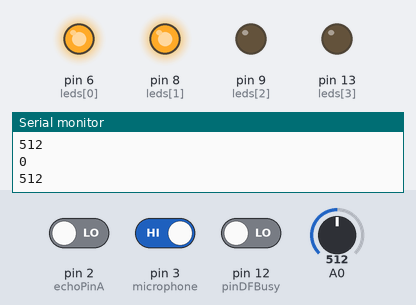
This sketch was run on a simulated Arduino Uno, built with avr-gcc and run on an emulated ATmega328P. On the bench: output pins drawn as LEDs (lit = HIGH), the last lines printed to the serial monitor. Wiring (inferred from the names in the program): ultrasonic range finder: trigger pin 7; echo pin 2. Dashed ring = blinking. The inputs (shaded band) are chosen by the test bench; at power-on: pin 3 (microphone) HIGH, pin 12 (pinDFBusy) LOW, pin 2 (echoPinA) LOW, A0 = 512. Random numbers use the default seed unless the sketch sets one; the audio player accepts every command and is not drawn.

Above: at 1.7 s.
1.8 s: pin 3 (microphone) driven LOW
At 2.9 s:
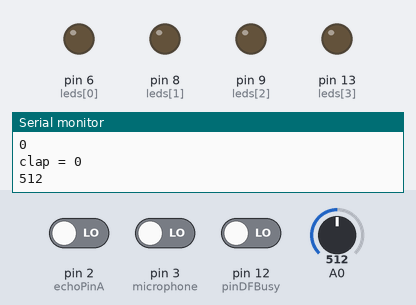
At 4.7 s:
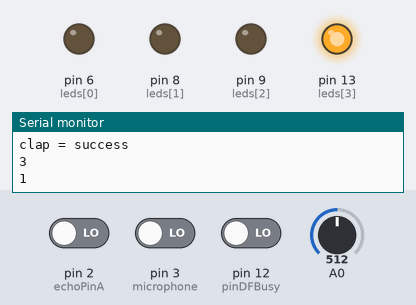
5.0 s: pin 12 (pinDFBusy) driven HIGH
At 8.8 s:
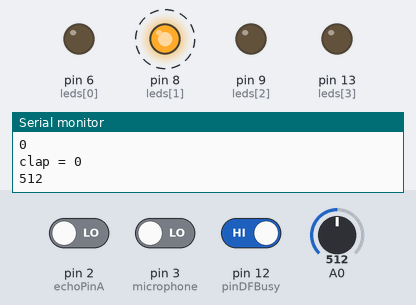
9.2 s: pin 12 (pinDFBusy) driven LOW
Timing chart, 0 to 12.6 s (numbered marks = the images above; inputs shaded):
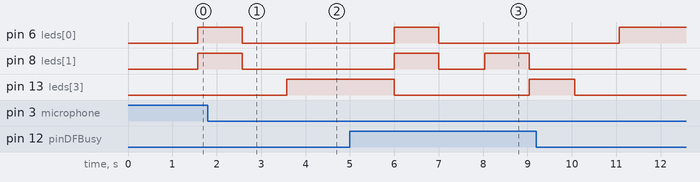

The sketch:

Project_code.ino
```cpp
#include "Arduino.h"
#include "SoftwareSerial.h"
#include "DFRobotDFPlayerMini.h"
#include <MedianFilter.h>

MedianFilter ultrasonic_distance(7, 0);

SoftwareSerial mySoftwareSerial(10, 11); // RX, TX
DFRobotDFPlayerMini myDFPlayer;
void printDetail(uint8_t type, int value);
int files = 0;

volatile unsigned long LastPulseTimeA;
int durationA;
int distance;
#define trigPinA 7
#define echoPinA 2
#define microphone 3
#define pinDFBusy 12
int clap = 0;
long detection_range_start = 0;
long detection_range = 0;
int status_microphone = 1; // normally HIGH, LOW when there is a signal / clap
boolean clap_status = false;
boolean status_lights = false;
unsigned long sonar_time = 0;
unsigned long currentMillis = 0;
unsigned long previousMillis = 0;
long randNumber;
int result;
int ultrasonic_flag = 0;

unsigned long previousMillis1 = 0;  // will store last time LED was updated
unsigned long previousMillis2 = 0;  // will store last time LED was updated
int interval1 = 0;  // interval at which to blink (milliseconds)
int interval2 = 0;
int leds[4] = {6, 8, 9, 13};

int trig=2;
int echo=7;

long timeInMicro;
long distanceInCm;

void setup() {
  Serial.begin(9600);
  pinMode(2, OUTPUT);
  pinMode(7, INPUT);
  for (int jj = 0; jj < sizeof(leds) / sizeof(int); jj++) {
    pinMode(leds[jj], OUTPUT);
    delay(10);
  }

  pinMode(microphone, INPUT);
  pinMode(trigPinA, OUTPUT);
  pinMode(echoPinA, INPUT);
  pinMode(13, OUTPUT);
  pinMode(pinDFBusy, INPUT);
  randomSeed(analogRead(0));
  Serial.begin(115200);
  currentMillis = millis();
  previousMillis = currentMillis;
  attachInterrupt(digitalPinToInterrupt(echoPinA), EchoPinA_ISR, CHANGE);

  mySoftwareSerial.begin(9600);

  Serial.println();
  Serial.println(F("DFRobot DFPlayer Mini Demo"));
  Serial.println(F("Initializing DFPlayer ... (May take 3~5 seconds)"));
  if (!myDFPlayer.begin(mySoftwareSerial)) {
    Serial.println(F("Unable to begin:"));
    Serial.println(F("1.Please recheck the connection!"));
    Serial.println(F("2.Please insert the SD card!"));
    while (true);
  }
  Serial.println(F("DFPlayer Mini online."));

  myDFPlayer.setTimeOut(500);
  myDFPlayer.volume(30);
  myDFPlayer.EQ(DFPLAYER_EQ_NORMAL);
  myDFPlayer.EQ(DFPLAYER_EQ_POP);
  myDFPlayer.EQ(DFPLAYER_EQ_ROCK);
  myDFPlayer.EQ(DFPLAYER_EQ_JAZZ);
  myDFPlayer.EQ(DFPLAYER_EQ_CLASSIC);
  myDFPlayer.EQ(DFPLAYER_EQ_BASS);

  myDFPlayer.outputDevice(DFPLAYER_DEVICE_SD);

  Serial.println(myDFPlayer.readState());
  Serial.println(myDFPlayer.readVolume());
  Serial.println(myDFPlayer.readEQ());
  Serial.println(myDFPlayer.readFileCounts());
}

void loop() {
   // read the input on analog pin 0:
  int sensorValue = analogRead(A0);
  // print out the value you read:
  Serial.println(sensorValue);
  digitalWrite(trig, LOW);
  delayMicroseconds(2);
  digitalWrite(trig, HIGH);
  delayMicroseconds(10);
  digitalWrite(trig, LOW);

  timeInMicro = pulseIn(echo, HIGH);
  distanceInCm = ((timeInMicro / 29) / 2);

  Serial.println(distanceInCm);

  for (int i = 0; i < sizeof(leds) / sizeof(int); i++) {
    digitalWrite(leds[i], HIGH);
    delayMicroseconds(300);
    digitalWrite(leds[i], LOW);
  }

  unsigned long currentMillis = millis();

  if (currentMillis - previousMillis >= 1000) {
    previousMillis = currentMillis;

    // Add the following code for LED blinking at random intervals
    // For LED at Pin 4
    if (currentMillis - previousMillis1 >= interval1) {
      previousMillis1 = currentMillis;
      interval1 = random(1000, 5000);
      digitalWrite(leds[0], !digitalRead(leds[0]));
    }

    // For LED at Pin 6
    if (currentMillis - previousMillis2 >= interval2) {
      previousMillis2 = currentMillis;
      interval2 = random(1000, 5000);
      digitalWrite(leds[1], !digitalRead(leds[1]));
    }
  }

  microphone_check();
  currentMillis = millis();

  if (currentMillis - previousMillis >= 50) {
    digitalWrite(trigPinA, LOW);
    delayMicroseconds(2);
    digitalWrite(trigPinA, HIGH);
    delayMicroseconds(10);
    digitalWrite(trigPinA, LOW);
    previousMillis = currentMillis;
    Serial.print("Ping: ");
    Serial.print(LastPulseTimeA);
    Serial.print('\t');
    distance = LastPulseTimeA / 2 / 29.1;
    ultrasonic_distance.in(distance);
    result = ultrasonic_distance.out();
    Serial.println(distance);
    Serial.print(result);
    Serial.println("cm");

    if (ultrasonic_flag == 0) {
      if (result > 1 && result < 12) {
        randNumber = random(1, 5);
        Serial.println(randNumber);
        myDFPlayer.playLargeFolder(1, randNumber);
        Serial.println(myDFPlayer.readCurrentFileNumber());
        do {
          // do nothing while busy
        } while (digitalRead(pinDFBusy) == LOW);
        ultrasonic_flag = 1;
      }
      if (result > 200 && result < 250) {
        myDFPlayer.playLargeFolder(2, 1);
        Serial.println(myDFPlayer.readCurrentFileNumber());
        do {
          // do nothing while busy
        } while (digitalRead(pinDFBusy) == LOW);
        ultrasonic_flag = 1;
      }
    }
    if (ultrasonic_flag > 0) {
      ultrasonic_flag++;
      Serial.println("ultrasonic_flag++");
    }

    if (ultrasonic_flag == 15) {
      ultrasonic_flag = 0;
      Serial.println("ultrasonic_flag = 0");
    }
  }

  if (clap_status == true) {
    clap_status = false;
    randNumber = random(1, 5);
    Serial.println(randNumber);
    myDFPlayer.playLargeFolder(1, randNumber);
    Serial.println(myDFPlayer.readCurrentFileNumber());
    do {
      // Serial.println("low");
    } while (digitalRead(pinDFBusy) == LOW);
  }

  if (myDFPlayer.available()) {
    printDetail(myDFPlayer.readType(), myDFPlayer.read());
  }
}

void EchoPinA_ISR() {
  static unsigned long startTimeA;

  if (digitalRead(2))
    startTimeA = micros();
  else
    LastPulseTimeA = micros() - startTimeA;
}

void microphone_check() {
  status_microphone = digitalRead(microphone);
  if (status_microphone == 0) {
    if (clap == 0) {
      Serial.println("clap = 0");
      detection_range_start = detection_range = millis();
      clap++;
    } else if (clap > 0 && millis() - detection_range >= 100) {
      Serial.println(clap);
      Serial.println("clap > 0 && millis >50");
      detection_range = millis();
      clap++;
    }
  }
  if (millis() - detection_range_start >= 350) {
    if (clap == 2) {
      clap_status = true;
      Serial.println("clap = success");
      if (!status_lights) {
        status_lights = true;
        digitalWrite(13, HIGH);
      } else if (status_lights) {
        status_lights = false;
        digitalWrite(13, LOW);
      }
    }
    clap = 0;
  }
}

void printDetail(uint8_t type, int value) {
  switch (type) {
    case TimeOut:
      Serial.println(F("Time Out!"));
      break;
    case WrongStack:
      Serial.println(F("Stack Wrong!"));
      break;
    case DFPlayerCardInserted:
      Serial.println(F("Card Inserted!"));
      break;
    case DFPlayerCardRemoved:
      Serial.println(F("Card Removed!"));
      break;
    case DFPlayerCardOnline:
      Serial.println(F("Card Online!"));
      break;
    case DFPlayerUSBInserted:
      Serial.println("USB Inserted!");
      break;
    case DFPlayerUSBRemoved:
      Serial.println("USB Removed!");
      break;
    case DFPlayerPlayFinished:
      Serial.print(F("Number:"));
      Serial.print(value);
      Serial.println(F(" Play Finished!"));
      break;
    case DFPlayerError:
      Serial.print(F("DFPlayerError:"));
      switch (value) {
        case Busy:
          Serial.println(F("Card not found"));
          break;
        case Sleeping:
          Serial.println(F("Sleeping"));
          break;
        case SerialWrongStack:
          Serial.println(F("Get Wrong Stack"));
          break;
        case CheckSumNotMatch:
          Serial.println(F("Check Sum Not Match"));
          break;
        case FileIndexOut:
          Serial.println(F("File Index Out of Bound"));
          break;
        case FileMismatch:
          Serial.println(F("Cannot Find File"));
          break;
        case Advertise:
          Serial.println(F("In Advertise"));
          break;
        default:
          break;
      }
      break;
    default:
      break;
  }
}
```

Measured:
- after the input at 1.8 s, pin 13 (leds[3]): LOW → HIGH after 1.8 s
- after the input at 5.0 s, pin 6 (leds[0]): LOW → HIGH after 1.0 s, → LOW 1.0 s later; pin 8 (leds[1]): alternates HIGH for 1.0 s and LOW for 1.0 s, starting after 1.0 s; pin 13 (leds[3]): HIGH → LOW after 1.0 s, → HIGH 3.0 s later
